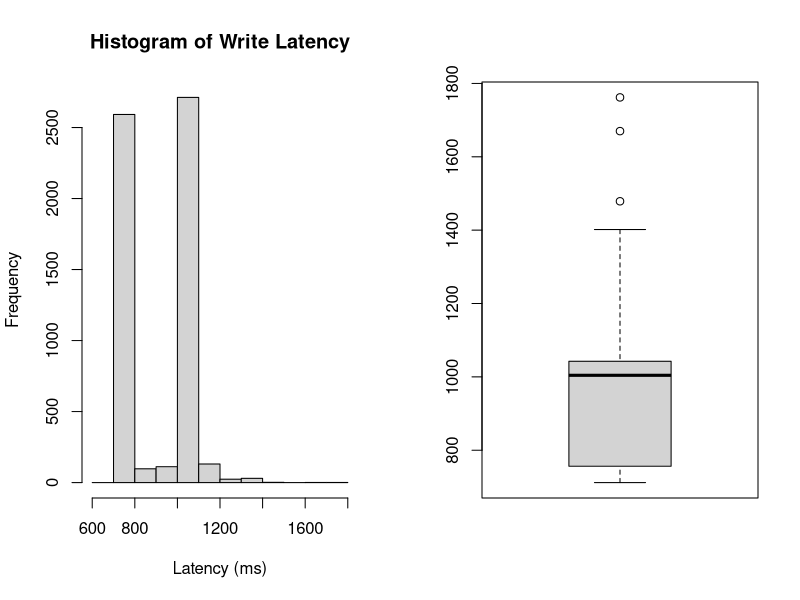
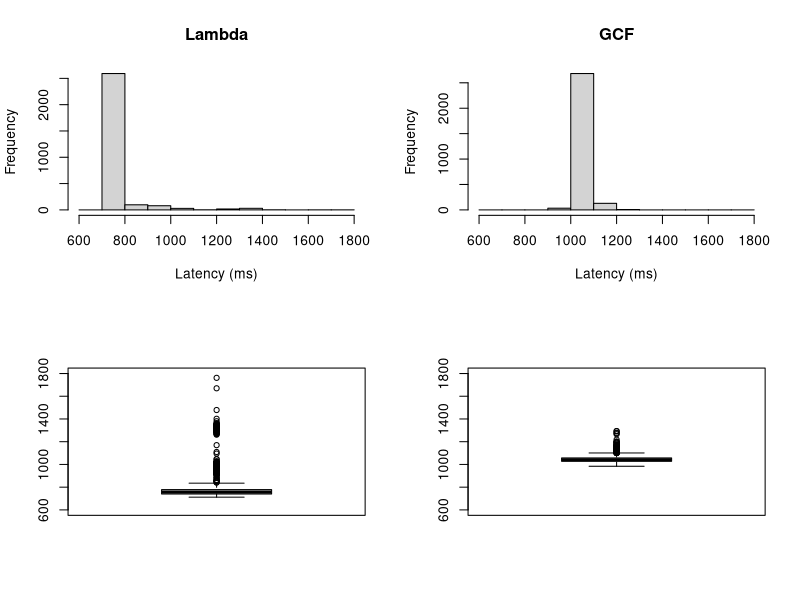
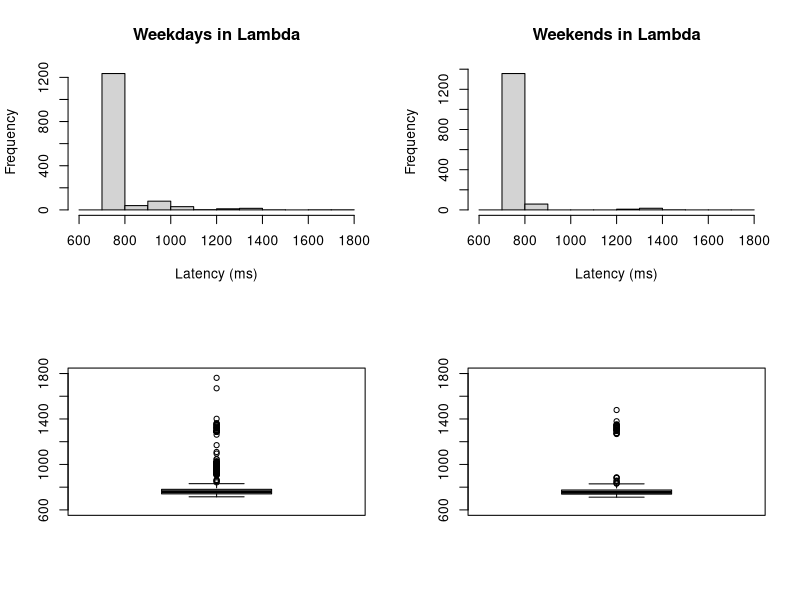
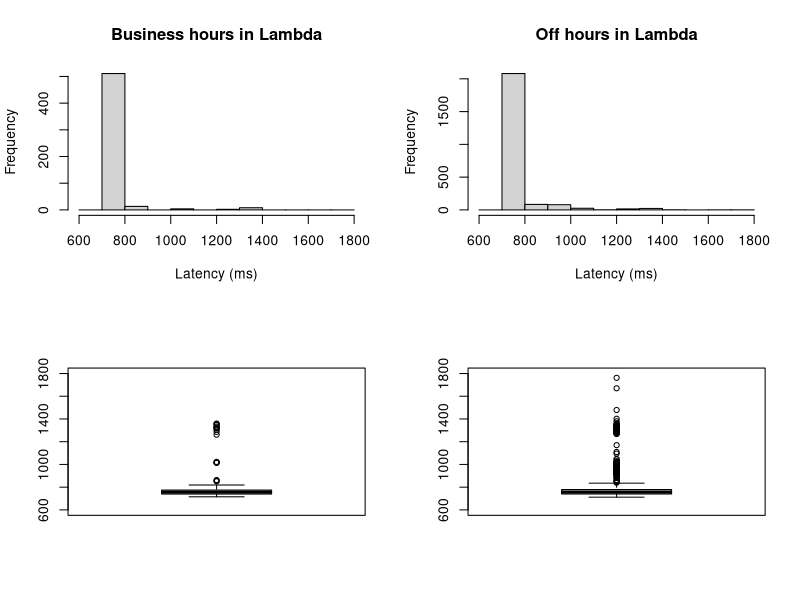
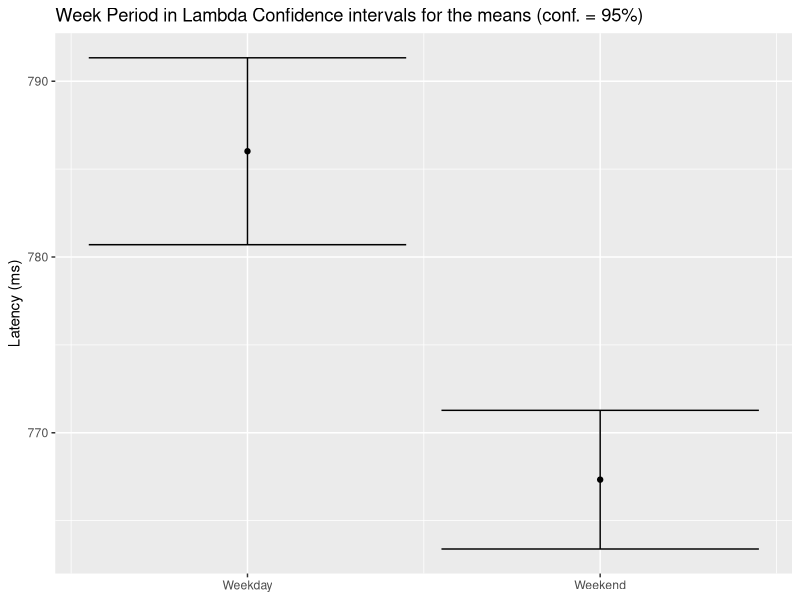
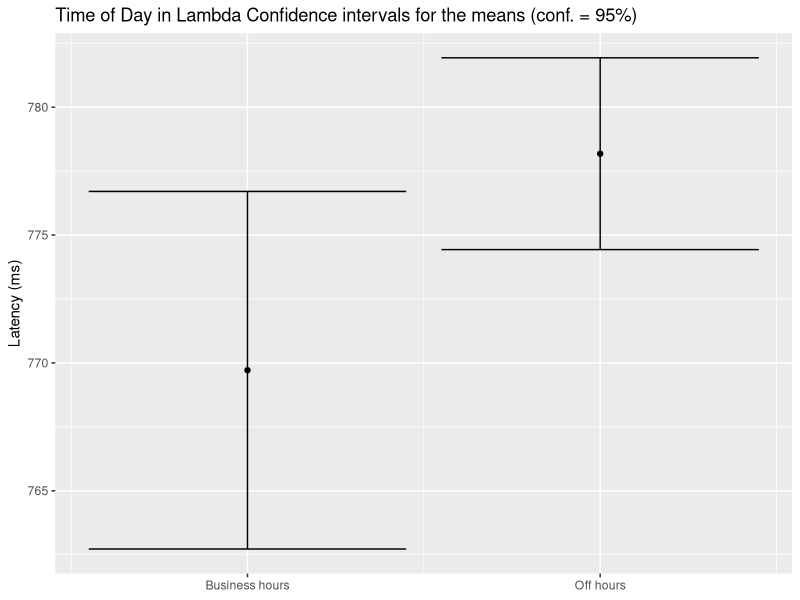
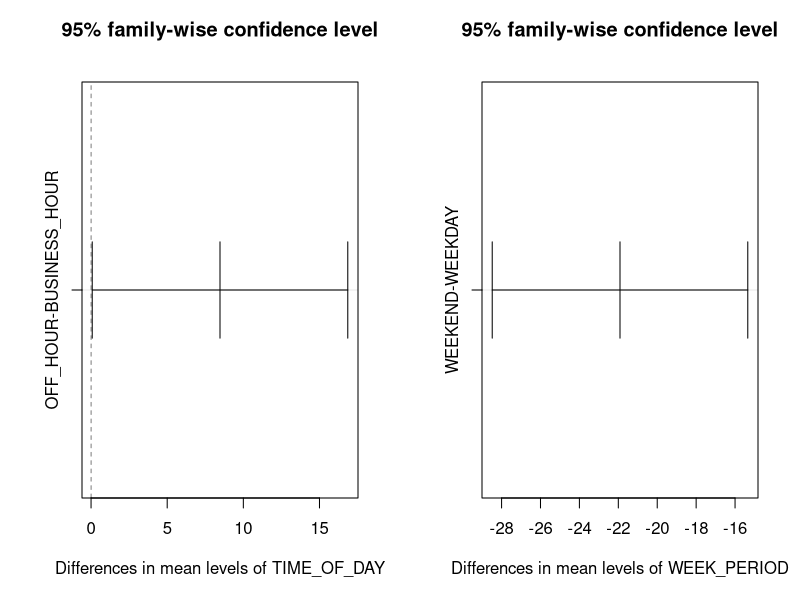
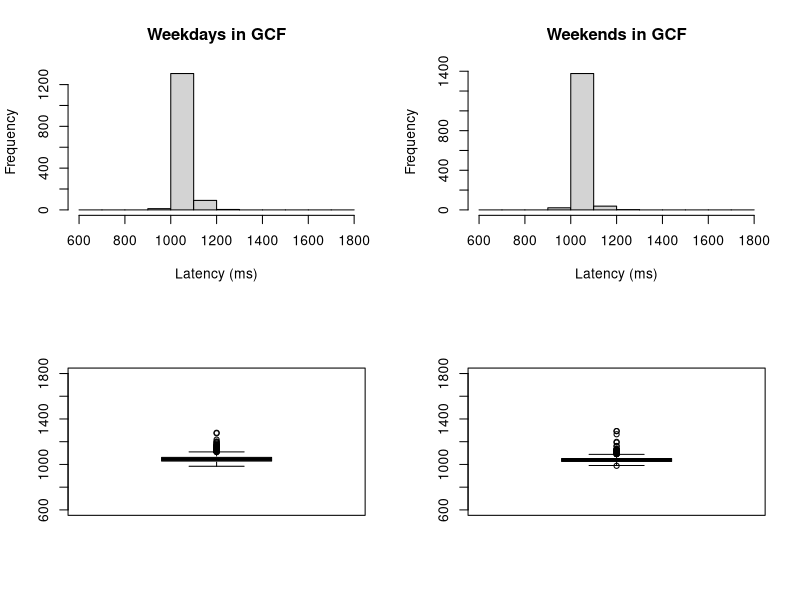

Write R code to recreate these figures, in order.
## ---- chunk 1
library(ggplot2)
data = read.csv("./day-time-dataset.csv")
data_write = data[data$OPERATION_TYPE == 'WRITE',]

data_write_lambda = data[data$OPERATION_TYPE == 'WRITE' & data$SYSTEM_NAME == 'LAMBDA_DD',]
data_write_gcf = data[data$OPERATION_TYPE == 'WRITE' & data$SYSTEM_NAME == 'GCF_DD',]

hist_seq = seq(600, 1800, 100)
boxplot_limits = c(600, 1800)
conf_level = 0.95
## ---- chunk 2
layout(matrix(1:2, nrow = 1))
hist(data_write$LATENCY_SECONDS * 1000, main = "Histogram of Write Latency", xlab = "Latency (ms)", breaks = hist_seq)

boxplot(data_write$LATENCY_SECONDS * 1000)
layout(matrix(1:1, nrow = 1))
## ---- chunk 3
layout(matrix(c(1,3,2,4), nrow = 2, ncol=2))
hist(data_write_lambda$LATENCY_SECONDS * 1000, main = "Lambda", xlab = "Latency (ms)", breaks = hist_seq)
hist(data_write_gcf$LATENCY_SECONDS * 1000, main = "GCF", xlab = "Latency (ms)", breaks = hist_seq)
boxplot(data_write_lambda$LATENCY_SECONDS * 1000, ylim = boxplot_limits)
boxplot(data_write_gcf$LATENCY_SECONDS * 1000, ylim = boxplot_limits)
layout(matrix(1:1, nrow = 1))
## ---- chunk 4
data_write_weekday_lambda <- data_write_lambda[data_write_lambda$WEEK_PERIOD == 'WEEKDAY',]
data_write_weekend_lambda <- data_write_lambda[data_write_lambda$WEEK_PERIOD == 'WEEKEND',]
## ---- chunk 5
layout(matrix(c(1,3,2,4), nrow = 2, ncol=2))
hist(data_write_weekday_lambda$LATENCY_SECONDS * 1000, main = "Weekdays in Lambda", xlab = "Latency (ms)", breaks = hist_seq)
hist(data_write_weekend_lambda$LATENCY_SECONDS * 1000, main = "Weekends in Lambda", xlab = "Latency (ms)", breaks = hist_seq)
boxplot(data_write_weekday_lambda$LATENCY_SECONDS * 1000, ylim=boxplot_limits)
boxplot(data_write_weekend_lambda$LATENCY_SECONDS * 1000, ylim=boxplot_limits)
layout(matrix(1:1, nrow = 1))
## ---- chunk 6
data_write_business_lambda <- data_write_lambda[data_write_lambda$TIME_OF_DAY == 'BUSINESS_HOUR',]
data_write_off_lambda <- data_write_lambda[data_write_lambda$TIME_OF_DAY == 'OFF_HOUR',]
## ---- chunk 7
layout(matrix(c(1,3,2,4), nrow = 2, ncol=2))
hist(data_write_business_lambda$LATENCY_SECONDS * 1000, main = "Business hours in Lambda", xlab = "Latency (ms)", breaks = hist_seq)
hist(data_write_off_lambda$LATENCY_SECONDS * 1000, main = "Off hours in Lambda", xlab = "Latency (ms)", breaks = hist_seq)

boxplot(data_write_business_lambda$LATENCY_SECONDS * 1000, ylim=boxplot_limits)
boxplot(data_write_off_lambda$LATENCY_SECONDS * 1000, ylim=boxplot_limits)
layout(matrix(1:1, nrow = 1))
## ---- chunk 8
t_test_weekday_lambda = t.test(data_write_weekday_lambda$LATENCY_SECONDS, conf.level=conf_level)
t_test_weekend_lambda = t.test(data_write_weekend_lambda$LATENCY_SECONDS, conf.level=conf_level)
ic_results_day_lambda = data.frame(
x = 1:2,
y = c(mean(data_write_weekday_lambda$LATENCY_SECONDS), mean(data_write_weekend_lambda$LATENCY_SECONDS)) * 1000,
lower = c(t_test_weekday_lambda$conf.int[1], t_test_weekend_lambda$conf.int[1]) * 1000,
upper = c(t_test_weekday_lambda$conf.int[2], t_test_weekend_lambda$conf.int[2]) * 1000)

t_test_business_lambda = t.test(data_write_business_lambda$LATENCY_SECONDS, conf.level=conf_level)
t_test_off_lambda = t.test(data_write_off_lambda$LATENCY_SECONDS, conf.level=conf_level)
ic_results_time_lambda = data.frame(
x = 1:2,
y = c(mean(data_write_business_lambda$LATENCY_SECONDS), mean(data_write_off_lambda$LATENCY_SECONDS)) * 1000,
lower = c(t_test_business_lambda$conf.int[1], t_test_off_lambda$conf.int[1]) * 1000,
upper = c(t_test_business_lambda$conf.int[2], t_test_off_lambda$conf.int[2]) * 1000)
## ---- chunk 9
ggplot(ic_results_day_lambda, aes(x, y)) + geom_point() +
  geom_errorbar(aes(ymin = lower, ymax = upper)) + labs(y="Latency (ms)", x = NULL) + ggtitle("Week Period in Lambda Confidence intervals for the means (conf. = 95%)") +
  scale_x_continuous(breaks = c(1, 2), labels = c("Weekday", "Weekend"))
## ---- chunk 10
ggplot(ic_results_time_lambda, aes(x, y)) + geom_point() +
  geom_errorbar(aes(ymin = lower, ymax = upper)) + labs(y="Latency (ms)", x = NULL) + ggtitle("Time of Day in Lambda Confidence intervals for the means (conf. = 95%)") +
  scale_x_continuous(breaks = c(1, 2), labels = c("Business hours", "Off hours"))
## ---- chunk 11
data_aov_lambda = aov(LATENCY_SECONDS*1000 ~ TIME_OF_DAY * WEEK_PERIOD,
                      data=data_write_lambda)
summary(data_aov_lambda)
## ---- chunk 12
SS_lambda = anova(data_aov_lambda)["Sum Sq"]
SST_lambda = sum(SS_lambda)
round(100*SS_lambda/SST_lambda, 2)
## ---- chunk 13
layout(matrix(1:2, nrow = 1))
tukey_lambda = TukeyHSD(data_aov_lambda, conf.level = 0.95)
plot(tukey_lambda)
layout(matrix(1:1, nrow = 1))
## ---- chunk 14
data_write_weekday_gcf <- data_write_gcf[data_write_gcf$WEEK_PERIOD == 'WEEKDAY',]
data_write_weekend_gcf <- data_write_gcf[data_write_gcf$WEEK_PERIOD == 'WEEKEND',]
## ---- chunk 15
layout(matrix(c(1,3,2,4), nrow = 2, ncol=2))
hist(data_write_weekday_gcf$LATENCY_SECONDS * 1000, main = "Weekdays in GCF", xlab = "Latency (ms)", breaks = hist_seq)
hist(data_write_weekend_gcf$LATENCY_SECONDS * 1000, main = "Weekends in GCF", xlab = "Latency (ms)", breaks = hist_seq)
boxplot(data_write_weekday_gcf$LATENCY_SECONDS * 1000, ylim=boxplot_limits)
boxplot(data_write_weekend_gcf$LATENCY_SECONDS * 1000, ylim=boxplot_limits)
layout(matrix(1:1, nrow = 1))
## ---- chunk 16
data_write_business_gcf <- data_write_gcf[data_write_gcf$TIME_OF_DAY == 'BUSINESS_HOUR',]
data_write_off_gcf <- data_write_gcf[data_write_gcf$TIME_OF_DAY == 'OFF_HOUR',]
## ---- chunk 17
layout(matrix(c(1,3,2,4), nrow = 2, ncol=2))
hist(data_write_business_gcf$LATENCY_SECONDS * 1000, main = "Business hours in GCF", xlab = "Latency (ms)", breaks = hist_seq)
hist(data_write_off_gcf$LATENCY_SECONDS * 1000, main = "Off hours in GCF", xlab = "Latency (ms)", breaks = hist_seq)

boxplot(data_write_business_gcf$LATENCY_SECONDS * 1000, ylim=boxplot_limits)
boxplot(data_write_off_gcf$LATENCY_SECONDS * 1000, ylim=boxplot_limits)
layout(matrix(1:1, nrow = 1))
## ---- chunk 18
t_test_weekday_gcf = t.test(data_write_weekday_gcf$LATENCY_SECONDS, conf.level=conf_level)
t_test_weekend_gcf = t.test(data_write_weekend_gcf$LATENCY_SECONDS, conf.level=conf_level)
ic_results_day_gcf = data.frame(
x = 1:2,
y = c(mean(data_write_weekday_gcf$LATENCY_SECONDS), mean(data_write_weekend_gcf$LATENCY_SECONDS)) * 1000,
lower = c(t_test_weekday_gcf$conf.int[1], t_test_weekend_gcf$conf.int[1]) * 1000,
upper = c(t_test_weekday_gcf$conf.int[2], t_test_weekend_gcf$conf.int[2]) * 1000)

t_test_business_gcf = t.test(data_write_business_gcf$LATENCY_SECONDS, conf.level=conf_level)
t_test_off_gcf = t.test(data_write_off_gcf$LATENCY_SECONDS, conf.level=conf_level)
ic_results_time_gcf = data.frame(
x = 1:2,
y = c(mean(data_write_business_gcf$LATENCY_SECONDS), mean(data_write_off_gcf$LATENCY_SECONDS)) * 1000,
lower = c(t_test_business_gcf$conf.int[1], t_test_off_gcf$conf.int[1]) * 1000,
upper = c(t_test_business_gcf$conf.int[2], t_test_off_gcf$conf.int[2]) * 1000)
## ---- chunk 19
ggplot(ic_results_day_gcf, aes(x, y)) + geom_point() +
  geom_errorbar(aes(ymin = lower, ymax = upper)) + labs(y="Latency (ms)", x = NULL) + ggtitle("Week Period in GCF Confidence intervals for the means (conf. = 95%)") +
  scale_x_continuous(breaks = c(1, 2), labels = c("Weekday", "Weekend"))
## ---- chunk 20
ggplot(ic_results_time_gcf, aes(x, y)) + geom_point() +
  geom_errorbar(aes(ymin = lower, ymax = upper)) + labs(y="Latency (ms)", x = NULL) + ggtitle("Time of Day in GCF Confidence intervals for the means (conf. = 95%)") +
  scale_x_continuous(breaks = c(1, 2), labels = c("Business hours", "Off hours"))
## ---- chunk 21
data_aov_gcf = aov(LATENCY_SECONDS*1000 ~ TIME_OF_DAY * WEEK_PERIOD,
                      data=data_write_gcf)
summary(data_aov_gcf)
## ---- chunk 22
SS_gcf = anova(data_aov_gcf)["Sum Sq"]
SST_gcf = sum(SS_gcf)
round(100*SS_gcf/SST_gcf, 2)
## ---- chunk 23
layout(matrix(1:2, nrow = 1))
tukey_gcf = TukeyHSD(data_aov_gcf, conf.level = 0.95)
plot(tukey_gcf)
layout(matrix(1:1, nrow = 1))
## ---- chunk 24
layout(matrix(1:2, nrow =1))
hist(data_write_lambda$LATENCY_SECONDS * 1000, main = "Lambda", xlab = "Latency (ms)", breaks = hist_seq)
hist(data_write_gcf$LATENCY_SECONDS * 1000, main = "GCF", xlab = "Latency (ms)", breaks = hist_seq)
layout(matrix(1:1, nrow = 1))
